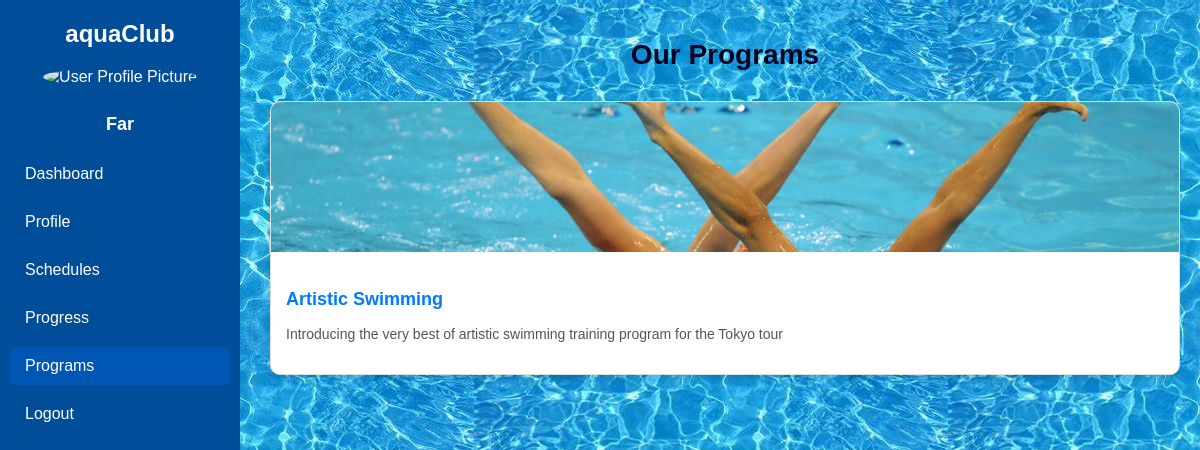
Screenshot of /programs.php (signed in) with the database file from the repository.
### tables this page shows
CREATE TABLE `programs` (
  `program_id` int(11) NOT NULL,
  `Title` varchar(255) NOT NULL,
  `Description` text NOT NULL,
  `ImageURL` varchar(255) NOT NULL,
  `AltText` varchar(255) DEFAULT NULL,
  `CreationDate` timestamp NOT NULL DEFAULT current_timestamp()
);

### programs.php (the view, shortened to what this page needs)
<?php
include("config_.php");
$sql = "SELECT program_id, Title, Description, ImageURL, AltText FROM programs";
$result = $conn->query($sql);
$profilepic_url = 'default-profile.png';
$username = isset($_SESSION['username']) ? $_SESSION['username'] : 'Guest';
?>
<!DOCTYPE html>
<html lang="en">
<head>
    <link rel="stylesheet" href="programs.css">
    </head>
<body>
    <div class="main-container">
        <div class="sidebar">
            <div class="logo">aquaClub</div>
            <div class="user-profile">
                <img src="<?php echo htmlspecialchars($profilepic_url); ?>" alt="User Profile Picture" class="profile-picture">
                <p class="username"><?php echo htmlspecialchars($username); ?></p>
            </div>
            <ul class="menu">
                <li><a href="user_dashboard.php">Dashboard</a></li>
                <li><a href="profile.php">Profile</a></li>
                <li><a href="schedules.php">Schedules</a></li>
                <li><a href="progress.php">Progress</a></li>
                <li><a href="programs.php" class="active">Programs</a></li>
                <li><a href="logout.php">Logout</a></li>
            </ul>
        </div>
        <div class="programs-feed-container">
            <h1 class="page-title">Our Programs</h1>
            <div class="feed">
                <?php
                if ($result->num_rows > 0) {
                    while ($row = $result->fetch_assoc()) {
                        echo '
                        <div class="feed-card">
                            <img src="' . htmlspecialchars($row['ImageURL']) . '" alt="' . htmlspecialchars($row['AltText']) . '" class="feed-image">
                            <div class="feed-content">
                                <h3 class="feed-title">' . htmlspecialchars($row['Title']) . '</h3>
                                <p class="feed-description">' . htmlspecialchars($row['Description']) . '</p>
                            </div>
                        </div>
                        ';
                    }
                } else {
                    echo '<p>No programs available at the moment.</p>';
                }
                ?>
            </div>
        </div>
    </div>
</body>
</html>

### programs.css (style rules this page uses)
body { margin: 0; font-family: 'Arial', sans-serif; background-color: #f4f4f9; color: #01010b; background-image: url('polo.jpeg'); }
.main-container { display: flex; }
.sidebar { width: 220px; background-color: #004d99; color: #fff; padding: 20px 10px; height: 100vh; position: fixed; }
.sidebar .logo { text-align: center; font-size: 24px; font-weight: bold; margin-bottom: 20px; }
.sidebar .user-profile { text-align: center; margin-bottom: 20px; }
.sidebar .user-profile .profile-picture { width: 80px; height: 80px; border-radius: 50%; margin-bottom: 10px; object-fit: cover; }
.sidebar .username { font-size: 18px; font-weight: bold; }
.sidebar .menu { list-style: none; padding: 0; }
.sidebar .menu li { margin: 10px 0; }
.sidebar .menu li a { color: #fff; text-decoration: none; display: block; padding: 10px 15px; border-radius: 5px; }
.sidebar .menu li a:hover, .sidebar .menu li a.active { background-color: #0056b3; }
.programs-feed-container { margin-left: 250px; padding: 20px; width: calc(100% - 250px); }
.page-title { font-size: 28px; font-weight: bold; margin-bottom: 20px; text-align: center; color: #020223; }
.feed { display: grid; grid-template-columns: repeat(auto-fit, minmax(250px, 1fr)); gap: 20px; padding: 10px 0; }
.feed-card { background-color: #fff; border: 1px solid #ddd; border-radius: 10px; overflow: hidden; box-shadow: 0 4px 6px rgba(0, 0, 0, 0.1); transition: transform 0.3s, box-shadow 0.3s; }
.feed-image { width: 100%; height: 150px; object-fit: cover; }
.feed-content { padding: 15px; }
.feed-title { font-size: 18px; font-weight: bold; margin-bottom: 10px; color: #007bff; }
.feed-description { font-size: 14px; color: #555; line-height: 1.5; }

### rows the page displays
programs: ImageURL (picture), Title "Artistic Swimming", Description "Introducing the very best of artistic swimming training program for the Tokyo tour"

### other values shown
$username "Far"
